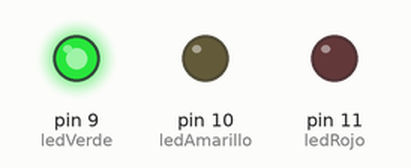
A sketch run on a simulated Arduino Uno, built with avr-gcc and run on an emulated ATmega328P. Shown: output pins drawn as LEDs (lit = HIGH).

Above: at 0.3 s.
At 1.0 s:
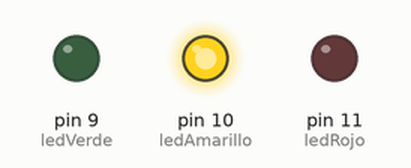
At 3.8 s:
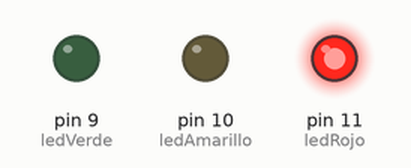
Timing chart, 0 to 4.8 s (numbered marks = the images above):
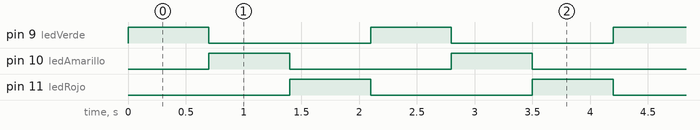

Measured:
- by itself, pin 9 (ledVerde), pin 10 (ledAmarillo), pin 11 (ledRojo): alternates HIGH for 0.70 s and LOW for 1.4 s
- by itself, everything shown: repeats every 2.1 s, in 4 steps

The sketch:

led_r_a_v.ino
```cpp
int ledVerde = 9;
int ledAmarillo = 10;
int ledRojo = 11;

void setup() {
  pinMode(ledVerde, OUTPUT);
  pinMode(ledAmarillo, OUTPUT);
  pinMode(ledRojo, OUTPUT);
}

void loop() {
  digitalWrite(ledVerde, HIGH);
  delay(700);
  digitalWrite(ledVerde, LOW);

  digitalWrite(ledAmarillo, HIGH);
  delay(700);
  digitalWrite(ledAmarillo, LOW);

  digitalWrite(ledRojo, HIGH);
  delay(700);
  digitalWrite(ledRojo, LOW);
}
```
